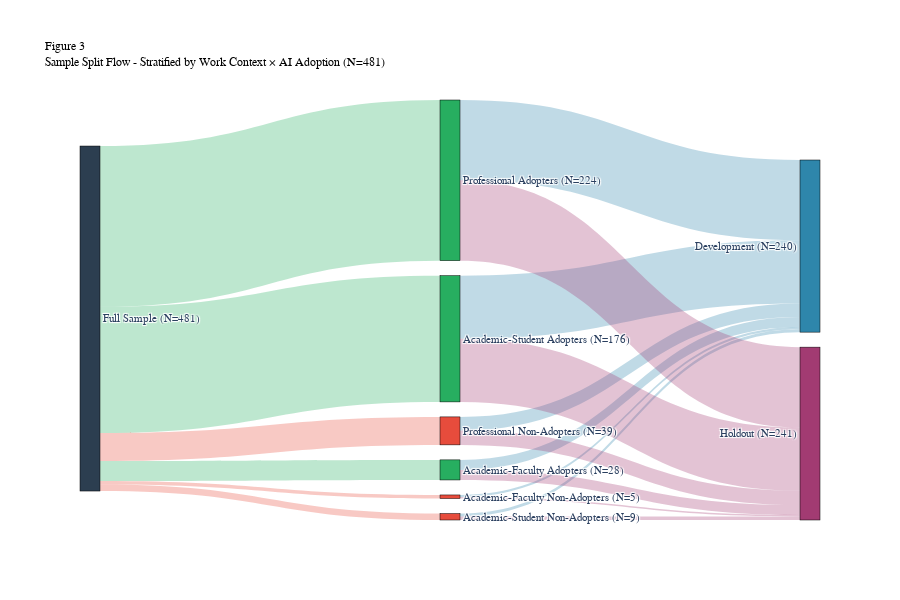

Notebook cell for this chart:
### Markdown cell above
### 6.3 Stratification Flow

### Code cell
# ============================================================
# FIGURE 3: Sample Split Flow Diagram (Sankey)
# ============================================================

import plotly.graph_objects as go

# DRY: Helper function for stratification key
def add_stratify_key(df):
    """Add Work_Context × AI_Adoption stratification key."""
    df = df.copy()
    df['stratify_key'] = df['Work_Context'].astype(str) + '_' + df['AI_Adoption'].astype(str)
    return df

# Calculate stratification group counts
strat_counts = add_stratify_key(df)['stratify_key'].value_counts().to_dict()
dev_counts = add_stratify_key(df_dev)['stratify_key'].value_counts().to_dict()
holdout_counts = add_stratify_key(df_holdout)['stratify_key'].value_counts().to_dict()

# Define nodes
nodes = [
    f"Full Sample\n(N={len(df)})",  # 0
    "Professional_1",  # 1
    "Academic-Student_1",  # 2
    "Academic-Faculty_1",  # 3
    "Professional_0",  # 4
    "Academic-Student_0",  # 5
    "Academic-Faculty_0",  # 6
    f"Development\n(N={len(df_dev)})",  # 7
    f"Holdout\n(N={len(df_holdout)})"  # 8
]

# Define readable labels for stratification groups
strat_labels = {
    "Professional_1": "Professional\nAdopters",
    "Academic-Student_1": "Academic-Student\nAdopters",
    "Academic-Faculty_1": "Academic-Faculty\nAdopters",
    "Professional_0": "Professional\nNon-Adopters",
    "Academic-Student_0": "Academic-Student\nNon-Adopters",
    "Academic-Faculty_0": "Academic-Faculty\nNon-Adopters"
}

# Update node labels
for i in range(1, 7):
    key = nodes[i]
    if key in strat_labels:
        count = strat_counts.get(key, 0)
        nodes[i] = f"{strat_labels[key]}\n(N={count})"

# Create links
links = []

# Full sample to stratification groups
for i, key in enumerate(["Professional_1", "Academic-Student_1", "Academic-Faculty_1", 
                          "Professional_0", "Academic-Student_0", "Academic-Faculty_0"]):
    count = strat_counts.get(key, 0)
    if count > 0:
        links.append(dict(source=0, target=i+1, value=count))

# Stratification groups to Development sample
for i, key in enumerate(["Professional_1", "Academic-Student_1", "Academic-Faculty_1", 
                          "Professional_0", "Academic-Student_0", "Academic-Faculty_0"]):
    count = dev_counts.get(key, 0)
    if count > 0:
        links.append(dict(source=i+1, target=7, value=count))

# Stratification groups to Holdout sample
for i, key in enumerate(["Professional_1", "Academic-Student_1", "Academic-Faculty_1", 
                          "Professional_0", "Academic-Student_0", "Academic-Faculty_0"]):
    count = holdout_counts.get(key, 0)
    if count > 0:
        links.append(dict(source=i+1, target=8, value=count))

# Define colors
node_colors = [
    '#2c3e50',  # Full Sample (dark blue)
    '#27ae60', '#27ae60', '#27ae60',  # Adopters (green)
    '#e74c3c', '#e74c3c', '#e74c3c',  # Non-Adopters (red)
    '#2E86AB',  # Development (blue)
    '#A23B72'   # Holdout (purple)
]

link_colors = []
for link in links:
    if link['target'] == 7:  # Development
        link_colors.append('rgba(46, 134, 171, 0.3)')
    elif link['target'] == 8:  # Holdout
        link_colors.append('rgba(162, 59, 114, 0.3)')
    else:  # Stratification
        if link['source'] == 0:
            if link['target'] in [1, 2, 3]:  # Adopters
                link_colors.append('rgba(39, 174, 96, 0.3)')
            else:  # Non-Adopters
                link_colors.append('rgba(231, 76, 60, 0.3)')

# Create Sankey diagram
fig = go.Figure(data=[go.Sankey(
    node=dict(
        pad=15,
        thickness=20,
        line=dict(color="black", width=0.5),
        label=nodes,
        color=node_colors,
        customdata=[len(df), 
                    strat_counts.get("Professional_1", 0),
                    strat_counts.get("Academic-Student_1", 0),
                    strat_counts.get("Academic-Faculty_1", 0),
                    strat_counts.get("Professional_0", 0),
                    strat_counts.get("Academic-Student_0", 0),
                    strat_counts.get("Academic-Faculty_0", 0),
                    len(df_dev), 
                    len(df_holdout)],
        hovertemplate='%{label}<br>N=%{customdata}<extra></extra>'
    ),
    link=dict(
        source=[link['source'] for link in links],
        target=[link['target'] for link in links],
        value=[link['value'] for link in links],
        color=link_colors,
        hovertemplate='N=%{value}<extra></extra>'
    )
)])

fig.update_layout(
    title=dict(
        text=f"Figure 3<br>Sample Split Flow - Stratified by Work Context × AI Adoption (N={len(df)})",
        font=dict(size=12, family='Arial', color='black')
    ),
    font=dict(size=11, family='Arial'),
    height=600,
    plot_bgcolor='white',
    paper_bgcolor='white'
)

fig.write_image('../results/plots/sample_split_flow_diagram.png', width=1400, height=600)
fig.show()

print("\n" + "="*80)
print("✅ FIGURE 3: Sample Split Flow Diagram")
print("="*80)
print(f"   Saved to: ../results/plots/sample_split_flow_diagram.png")
print(f"   Full Sample (N={len(df)}) → Stratification Groups → Development (N={len(df_dev)}) + Holdout (N={len(df_holdout)})")
print(f"   Stratified by Work Context × AI Adoption")

### Figure 1 — Plotly figure (JSON) as saved in the notebook; plotly's stock layout.template omitted (floating-point values rounded to 4 significant figures)
{"data": [{"link": {"color": ["rgba(39, 174, 96, 0.3)", "rgba(39, 174, 96, 0.3)", "rgba(39, 174, 96, 0.3)", "rgba(231, 76, 60, 0.3)", "rgba(231, 76, 60, 0.3)", "rgba(231, 76, 60, 0.3)", "rgba(46, 134, 171, 0.3)", "rgba(46, 134, 171, 0.3)", "rgba(46, 134, 171, 0.3)", "rgba(46, 134, 171, 0.3)", "rgba(46, 134, 171, 0.3)", "rgba(46, 134, 171, 0.3)", "rgba(162, 59, 114, 0.3)", "rgba(162, 59, 114, 0.3)", "rgba(162, 59, 114, 0.3)", "rgba(162, 59, 114, 0.3)", "rgba(162, 59, 114, 0.3)", "rgba(162, 59, 114, 0.3)"], "hovertemplate": "N=%{value}<extra></extra>", "source": [0, 0, 0, 0, 0, 0, 1, 2, 3, 4, 5, 6, 1, 2, 3, 4, 5, 6], "target": [1, 2, 3, 4, 5, 6, 7, 7, 7, 7, 7, 7, 8, 8, 8, 8, 8, 8], "value": [224, 176, 28, 39, 9, 5, 112, 88, 14, 19, 4, 3, 112, 88, 14, 20, 5, 2]}, "node": {"color": ["#2c3e50", "#27ae60", "#27ae60", "#27ae60", "#e74c3c", "#e74c3c", "#e74c3c", "#2E86AB", "#A23B72"], "customdata": [481, 224, 176, 28, 39, 9, 5, 240, 241], "hovertemplate": "%{label}<br>N=%{customdata}<extra></extra>", "label": ["Full Sample\n(N=481)", "Professional\nAdopters\n(N=224)", "Academic-Student\nAdopters\n(N=176)", "Academic-Faculty\nAdopters\n(N=28)", "Professional\nNon-Adopters\n(N=39)", "Academic-Student\nNon-Adopters\n(N=9)", "Academic-Faculty\nNon-Adopters\n(N=5)", "Development\n(N=240)", "Holdout\n(N=241)"], "line": {"color": "black", "width": 0.5}, "pad": 15, "thickness": 20}, "type": "sankey"}], "layout": {"font": {"family": "Arial", "size": 11}, "height": 600, "paper_bgcolor": "white", "plot_bgcolor": "white", "title": {"font": {"color": "black", "family": "Arial", "size": 12}, "text": "Figure 3<br>Sample Split Flow - Stratified by Work Context × AI Adoption (N=481)"}}}
